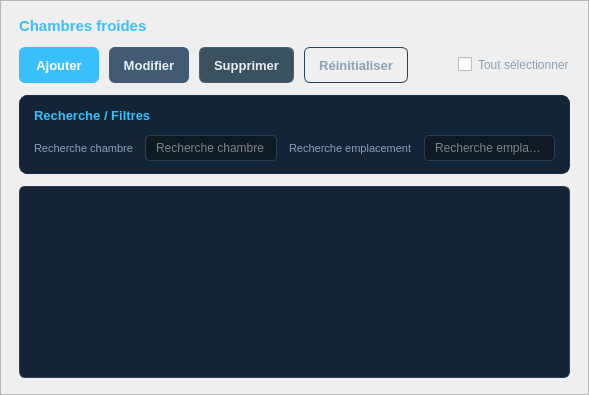
         <widget class="QFrame" name="chambreFrame">
          <property name="styleSheet">
           <string notr="true">QFrame#chambreFrame {
    background: #0f1922;
    border: 1px solid #1a2f45;
    border-radius: 10px;
}</string>
          </property>
          <property name="frameShape">
           <enum>QFrame::Shape::StyledPanel</enum>
          </property>
          <layout class="QVBoxLayout" name="chambreLayout">
           <property name="spacing">
            <number>12</number>
           </property>
           <property name="leftMargin">
            <number>18</number>
           </property>
           <property name="topMargin">
            <number>16</number>
           </property>
           <property name="rightMargin">
            <number>18</number>
           </property>
           <property name="bottomMargin">
            <number>16</number>
           </property>
           <item>
            <widget class="QLabel" name="chambreTitleLabel">
             <property name="styleSheet">
              <string notr="true">QLabel#chambreTitleLabel {
    color: #39c0fa;
    font-size: 15px;
    font-weight: 700;
    background: transparent;
}</string>
             </property>
             <property name="text">
              <string>Chambres froides</string>
             </property>
            </widget>
           </item>
           <item>
            <layout class="QHBoxLayout" name="chambreButtonsLayout">
             <property name="spacing">
              <number>10</number>
             </property>
             <item>
              <widget class="QPushButton" name="btnAddChambre">
               <property name="minimumSize">
                <size>
                 <width>80</width>
                 <height>36</height>
                </size>
               </property>
               <property name="cursor">
                <cursorShape>PointingHandCursor</cursorShape>
               </property>
               <property name="styleSheet">
                <string notr="true">QPushButton {
    background: #39c0fa;
    color: white;
    border: none;
    border-radius: 6px;
    padding: 8px 14px;
    font-weight: 600;
    font-size: 13px;
}
QPushButton:hover {
    background: #2da8de;
}
QPushButton:pressed {
    background: #268ec5;
}</string>
               </property>
               <property name="text">
                <string>Ajouter</string>
               </property>
               <property name="flat">
                <bool>true</bool>
               </property>
              </widget>
             </item>
             <item>
              <widget class="QPushButton" name="btnUpdateChambre">
               <property name="minimumSize">
                <size>
                 <width>80</width>
                 <height>36</height>
                </size>
               </property>
               <property name="cursor">
                <cursorShape>PointingHandCursor</cursorShape>
               </property>
               <property name="styleSheet">
                <string notr="true">QPushButton {
    background: #435a73;
    color: #e6eef6;
    border: none;
    border-radius: 6px;
    padding: 8px 14px;
    font-weight: 600;
    font-size: 13px;
}
QPushButton:hover {
    background: #506b7f;
}
QPushButton:pressed {
    background: #3a4f62;
}</string>
               </property>
               <property name="text">
                <string>Modifier</string>
               </property>
               <property name="flat">
                <bool>true</bool>
               </property>
              </widget>
             </item>
             <item>
              <widget class="QPushButton" name="btnDeleteChambre">
               <property name="minimumSize">
                <size>
                 <width>80</width>
                 <height>36</height>
                </size>
               </property>
               <property name="cursor">
                <cursorShape>PointingHandCursor</cursorShape>
               </property>
               <property name="styleSheet">
                <string notr="true">QPushButton {
    background: #3a515f;
    color: #e6eef6;
    border: 1px solid #4a6170;
    border-radius: 6px;
    padding: 8px 14px;
    font-weight: 600;
    font-size: 13px;
}
QPushButton:hover {
    background: #506b7f;
}
QPushButton:pressed {
    background: #3a4f62;
}</string>
               </property>
               <property name="text">
                <string>Supprimer</string>
               </property>
               <property name="flat">
                <bool>true</bool>
               </property>
              </widget>
             </item>
             <item>
              <widget class="QPushButton" name="btnClearChambre">
               <property name="minimumSize">
                <size>
                 <width>95</width>
                 <height>36</height>
                </size>
               </property>
               <property name="cursor">
                <cursorShape>PointingHandCursor</cursorShape>
               </property>
               <property name="styleSheet">
                <string notr="true">QPushButton {
    background: transparent;
    color: #8ba1b5;
    border: 1px solid #2a3f55;
    border-radius: 6px;
    padding: 8px 14px;
    font-weight: 600;
    font-size: 13px;
}
QPushButton:hover {
    background: #132437;
    color: #39c0fa;
    border: 1px solid #39c0fa;
}
QPushButton:pressed {
    background: #0a1a28;
}</string>
               </property>
               <property name="text">
                <string>Réinitialiser</string>
               </property>
               <property name="flat">
                <bool>true</bool>
               </property>
              </widget>
             </item>
             <item>
              <spacer name="chambresButtonSpacer">
               <property name="orientation">
                <enum>Qt::Orientation::Horizontal</enum>
               </property>
               <property name="sizeHint" stdset="0">
                <size>
                 <width>40</width>
                 <height>20</height>
                </size>
               </property>
              </spacer>
             </item>
             <item>
              <widget class="QCheckBox" name="checkSelectAllChambre">
               <property name="styleSheet">
                <string notr="true">QCheckBox {
    color: #8ba1b5;
    spacing: 6px;
}</string>
               </property>
               <property name="text">
                <string>Tout sélectionner</string>
               </property>
              </widget>
             </item>
            </layout>
           </item>
           <item>
            <widget class="QFrame" name="chambreFilterFrame">
             <property name="styleSheet">
              <string notr="true">QFrame#chambreFilterFrame {
    background: #132437;
    border: 1px solid #1a2f45;
    border-radius: 8px;
}</string>
             </property>
             <property name="frameShape">
              <enum>QFrame::Shape::StyledPanel</enum>
             </property>
             <layout class="QVBoxLayout" name="chambreFilterLayout">
              <property name="spacing">
               <number>12</number>
              </property>
              <property name="leftMargin">
               <number>14</number>
              </property>
              <property name="topMargin">
               <number>12</number>
              </property>
              <property name="rightMargin">
               <number>14</number>
              </property>
              <property name="bottomMargin">
               <number>12</number>
              </property>
              <item>
               <widget class="QLabel" name="chambreFilterTitleLabel">
                <property name="styleSheet">
                 <string notr="true">QLabel#chambreFilterTitleLabel {
    color: #39c0fa;
    font-size: 13px;
    font-weight: 600;
    background: transparent;
}</string>
                </property>
                <property name="text">
                 <string>Recherche / Filtres</string>
                </property>
               </widget>
              </item>
              <item>
               <layout class="QHBoxLayout" name="chambreSearchLayout">
                <property name="spacing">
                 <number>12</number>
                </property>
                <item>
                 <widget class="QLabel" name="lblSearchChambreId">
                  <property name="styleSheet">
                   <string notr="true">QLabel#lblSearchChambreId {
    color: #8ba1b5;
    font-size: 11px;
    background: transparent;
}</string>
                  </property>
                  <property name="text">
                   <string>Recherche chambre</string>
                  </property>
                 </widget>
                </item>
                <item>
                 <widget class="QLineEdit" name="searchChambreId">
                  <property name="styleSheet">
                   <string notr="true">QLineEdit {
    background: #0f1922;
    color: #e6eef6;
    border: 1px solid #2a3f55;
    border-radius: 4px;
    padding: 4px 8px;
    selection-background-color: #39c0fa;
}
QLineEdit:focus {
    border: 1px solid #39c0fa;
}</string>
                  </property>
                  <property name="placeholderText">
                   <string>Recherche chambre</string>
                  </property>
                 </widget>
                </item>
                <item>
                 <widget class="QLabel" name="lblSearchChambreEmp">
                  <property name="styleSheet">
                   <string notr="true">QLabel#lblSearchChambreEmp {
    color: #8ba1b5;
    font-size: 11px;
    background: transparent;
}</string>
                  </property>
                  <property name="text">
                   <string>Recherche emplacement</string>
                  </property>
                 </widget>
                </item>
                <item>
                 <widget class="QLineEdit" name="searchChambreEmp">
                  <property name="styleSheet">
                   <string notr="true">QLineEdit {
    background: #0f1922;
    color: #e6eef6;
    border: 1px solid #2a3f55;
    border-radius: 4px;
    padding: 4px 8px;
    selection-background-color: #39c0fa;
}
QLineEdit:focus {
    border: 1px solid #39c0fa;
}</string>
                  </property>
                  <property name="placeholderText">
                   <string>Recherche emplacement</string>
                  </property>
                 </widget>
                </item>
               </layout>
              </item>
             </layout>
            </widget>
           </item>
           <item>
            <widget class="QTableView" name="tableChambres">
             <property name="styleSheet">
              <string notr="true">QTableView {
    background: #132437;
    color: #e6eef6;
    alternate-background-color: #0f1922;
    gridline-color: transparent;
    border: 1px solid #2a3f55;
    border-radius: 6px;
    selection-background-color: #39c0fa;
}
QTableView::item {
    padding: 4px 8px;
    height: 32px;
}
QHeaderView::section {
    background: #1a2f45;
    color: #8ba1b5;
    padding: 6px 8px;
    border: none;
    border-right: 1px solid #0f1922;
    font-size: 12px;
    font-weight: 600;
}</string>
             </property>
             <property name="frameShape">
              <enum>QFrame::Shape::NoFrame</enum>
             </property>
             <property name="alternatingRowColors">
              <bool>true</bool>
             </property>
             <property name="showGrid">
              <bool>false</bool>
             </property>
             <property name="sortingEnabled">
              <bool>true</bool>
             </property>
             <attribute name="horizontalHeaderStretchLastSection">
              <bool>true</bool>
             </attribute>
             <attribute name="verticalHeaderVisible">
              <bool>false</bool>
             </attribute>
            </widget>
           </item>
          </layout>
         </widget>
